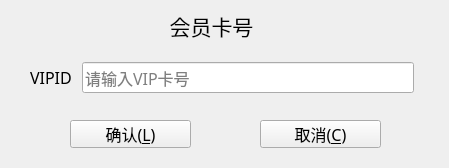
<?xml version="1.0" encoding="UTF-8"?>
<ui version="4.0">
 <class>vip</class>
 <widget class="QDialog" name="vip">
  <property name="geometry">
   <rect>
    <x>0</x>
    <y>0</y>
    <width>449</width>
    <height>168</height>
   </rect>
  </property>
  <property name="windowTitle">
   <string>Dialog</string>
  </property>
  <widget class="QLabel" name="label">
   <property name="geometry">
    <rect>
     <x>50</x>
     <y>0</y>
     <width>323</width>
     <height>51</height>
    </rect>
   </property>
   <property name="font">
    <font>
     <family>楷体</family>
     <pointsize>16</pointsize>
    </font>
   </property>
   <property name="text">
    <string>会员卡号</string>
   </property>
   <property name="alignment">
    <set>Qt::AlignCenter</set>
   </property>
  </widget>
  <widget class="QPushButton" name="btnOk">
   <property name="geometry">
    <rect>
     <x>66</x>
     <y>260</y>
     <width>121</width>
     <height>28</height>
    </rect>
   </property>
   <property name="font">
    <font>
     <family>楷体</family>
     <pointsize>12</pointsize>
    </font>
   </property>
   <property name="cursor">
    <cursorShape>OpenHandCursor</cursorShape>
   </property>
   <property name="toolTip">
    <string>确认注册</string>
   </property>
   <property name="text">
    <string>确认(&amp;L)</string>
   </property>
   <property name="icon">
    <iconset>
     <normaloff>:/image/update.png</normaloff>:/image/update.png</iconset>
   </property>
   <property name="iconSize">
    <size>
     <width>20</width>
     <height>20</height>
    </size>
   </property>
  </widget>
  <widget class="QPushButton" name="btnCancel">
   <property name="geometry">
    <rect>
     <x>256</x>
     <y>260</y>
     <width>121</width>
     <height>28</height>
    </rect>
   </property>
   <property name="font">
    <font>
     <family>楷体</family>
     <pointsize>12</pointsize>
    </font>
   </property>
   <property name="cursor">
    <cursorShape>OpenHandCursor</cursorShape>
   </property>
   <property name="toolTip">
    <string>&lt;html&gt;&lt;head/&gt;&lt;body&gt;&lt;p&gt;&lt;br/&gt;&lt;/p&gt;&lt;/body&gt;&lt;/html&gt;</string>
   </property>
   <property name="whatsThis">
    <string>&lt;html&gt;&lt;head/&gt;&lt;body&gt;&lt;p&gt;&lt;br/&gt;&lt;/p&gt;&lt;/body&gt;&lt;/html&gt;</string>
   </property>
   <property name="text">
    <string>取消(&amp;C)</string>
   </property>
   <property name="icon">
    <iconset>
     <normaloff>:/image/delete.png</normaloff>:/image/delete.png</iconset>
   </property>
   <property name="iconSize">
    <size>
     <width>20</width>
     <height>20</height>
    </size>
   </property>
  </widget>
  <widget class="QWidget" name="widget_title" native="true">
   <property name="geometry">
    <rect>
     <x>20</x>
     <y>0</y>
     <width>548</width>
     <height>34</height>
    </rect>
   </property>
   <property name="sizePolicy">
    <sizepolicy hsizetype="Preferred" vsizetype="Maximum">
     <horstretch>0</horstretch>
     <verstretch>0</verstretch>
    </sizepolicy>
   </property>
   <property name="minimumSize">
    <size>
     <width>100</width>
     <height>33</height>
    </size>
   </property>
   <property name="mouseTracking">
    <bool>false</bool>
   </property>
   <layout class="QHBoxLayout" name="horizontalLayout_3" stretch="0,0">
    <property name="spacing">
     <number>4</number>
    </property>
    <property name="sizeConstraint">
     <enum>QLayout::SetNoConstraint</enum>
    </property>
    <property name="leftMargin">
     <number>0</number>
    </property>
    <property name="topMargin">
     <number>0</number>
    </property>
    <property name="rightMargin">
     <number>0</number>
    </property>
    <property name="bottomMargin">
     <number>0</number>
    </property>
    <item>
     <widget class="QLabel" name="lab_Ico_2">
      <property name="sizePolicy">
       <sizepolicy hsizetype="Minimum" vsizetype="Preferred">
        <horstretch>0</horstretch>
        <verstretch>0</verstretch>
       </sizepolicy>
      </property>
      <property name="minimumSize">
       <size>
        <width>30</width>
        <height>0</height>
       </size>
      </property>
      <property name="text">
       <string/>
      </property>
      <property name="alignment">
       <set>Qt::AlignCenter</set>
      </property>
     </widget>
    </item>
    <item>
     <widget class="QWidget" name="widget_menu_2" native="true">
      <property name="sizePolicy">
       <sizepolicy hsizetype="Minimum" vsizetype="Preferred">
        <horstretch>0</horstretch>
        <verstretch>0</verstretch>
       </sizepolicy>
      </property>
      <layout class="QHBoxLayout" name="horizontalLayout_4">
       <property name="spacing">
        <number>0</number>
       </property>
       <property name="leftMargin">
        <number>0</number>
       </property>
       <property name="topMargin">
        <number>0</number>
       </property>
       <property name="rightMargin">
        <number>0</number>
       </property>
       <property name="bottomMargin">
        <number>0</number>
       </property>
       <item>
        <widget class="QPushButton" name="btnMenu_Close_2">
         <property name="sizePolicy">
          <sizepolicy hsizetype="Minimum" vsizetype="Expanding">
           <horstretch>0</horstretch>
           <verstretch>0</verstretch>
          </sizepolicy>
         </property>
         <property name="minimumSize">
          <size>
           <width>40</width>
           <height>0</height>
          </size>
         </property>
         <property name="cursor">
          <cursorShape>ArrowCursor</cursorShape>
         </property>
         <property name="focusPolicy">
          <enum>Qt::NoFocus</enum>
         </property>
         <property name="toolTip">
          <string>关闭</string>
         </property>
         <property name="text">
          <string/>
         </property>
         <property name="flat">
          <bool>true</bool>
         </property>
        </widget>
       </item>
      </layout>
     </widget>
    </item>
   </layout>
  </widget>
  <widget class="QWidget" name="layoutWidget_2">
   <property name="geometry">
    <rect>
     <x>30</x>
     <y>52</y>
     <width>384</width>
     <height>51</height>
    </rect>
   </property>
   <layout class="QGridLayout" name="gridLayout_2">
    <item row="0" column="0">
     <widget class="QLabel" name="labUserPwd_2">
      <property name="font">
       <font>
        <family>楷体</family>
        <pointsize>12</pointsize>
       </font>
      </property>
      <property name="text">
       <string>VIPID </string>
      </property>
     </widget>
    </item>
    <item row="0" column="1">
     <widget class="QLineEdit" name="cname_2">
      <property name="font">
       <font>
        <family>楷体</family>
        <pointsize>12</pointsize>
       </font>
      </property>
      <property name="echoMode">
       <enum>QLineEdit::Normal</enum>
      </property>
      <property name="placeholderText">
       <string>请输入VIP卡号</string>
      </property>
     </widget>
    </item>
   </layout>
  </widget>
  <widget class="QPushButton" name="btnCancel_2">
   <property name="geometry">
    <rect>
     <x>260</x>
     <y>120</y>
     <width>121</width>
     <height>28</height>
    </rect>
   </property>
   <property name="font">
    <font>
     <family>楷体</family>
     <pointsize>12</pointsize>
    </font>
   </property>
   <property name="cursor">
    <cursorShape>OpenHandCursor</cursorShape>
   </property>
   <property name="toolTip">
    <string>&lt;html&gt;&lt;head/&gt;&lt;body&gt;&lt;p&gt;&lt;br/&gt;&lt;/p&gt;&lt;/body&gt;&lt;/html&gt;</string>
   </property>
   <property name="whatsThis">
    <string>&lt;html&gt;&lt;head/&gt;&lt;body&gt;&lt;p&gt;&lt;br/&gt;&lt;/p&gt;&lt;/body&gt;&lt;/html&gt;</string>
   </property>
   <property name="text">
    <string>取消(&amp;C)</string>
   </property>
   <property name="icon">
    <iconset>
     <normaloff>:/image/delete.png</normaloff>:/image/delete.png</iconset>
   </property>
   <property name="iconSize">
    <size>
     <width>20</width>
     <height>20</height>
    </size>
   </property>
  </widget>
  <widget class="QPushButton" name="btnOk_2">
   <property name="geometry">
    <rect>
     <x>70</x>
     <y>120</y>
     <width>121</width>
     <height>28</height>
    </rect>
   </property>
   <property name="font">
    <font>
     <family>楷体</family>
     <pointsize>12</pointsize>
    </font>
   </property>
   <property name="cursor">
    <cursorShape>OpenHandCursor</cursorShape>
   </property>
   <property name="toolTip">
    <string>确认注册</string>
   </property>
   <property name="text">
    <string>确认(&amp;L)</string>
   </property>
   <property name="icon">
    <iconset>
     <normaloff>:/image/update.png</normaloff>:/image/update.png</iconset>
   </property>
   <property name="iconSize">
    <size>
     <width>20</width>
     <height>20</height>
    </size>
   </property>
  </widget>
 </widget>
 <resources/>
 <connections/>
</ui>
